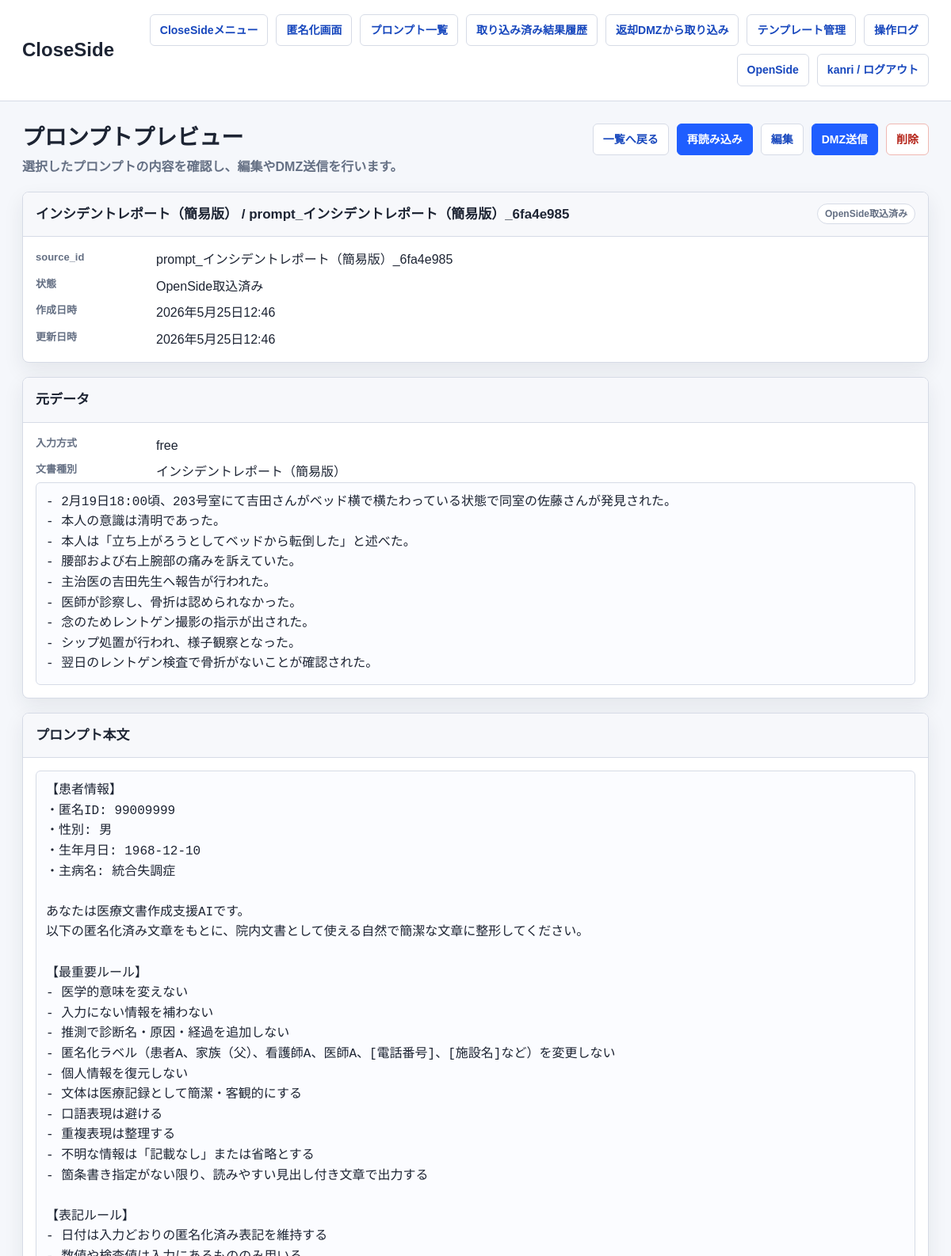
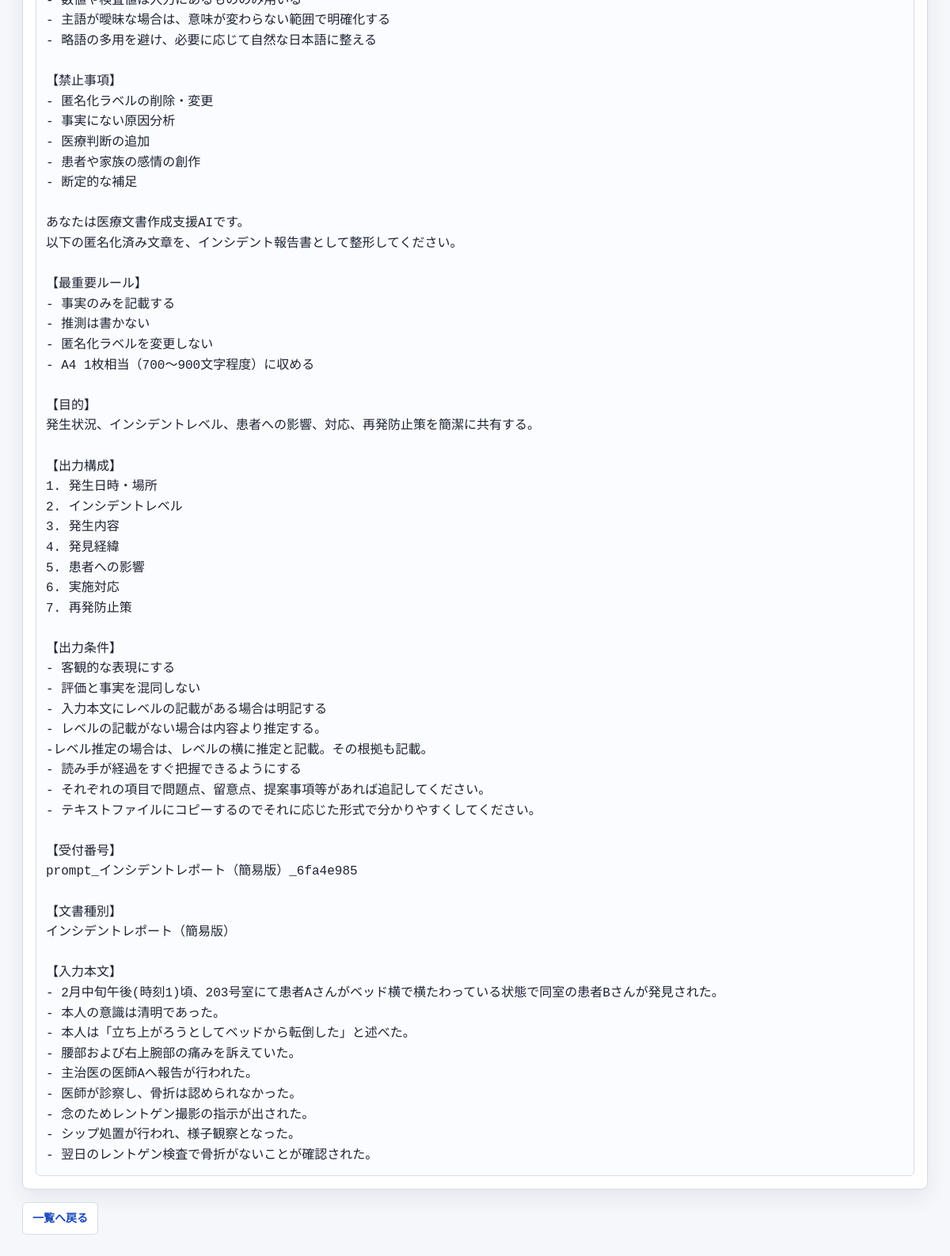
Page /close/prompts/62/ (signed in) on the committed database (2 pictures, top to bottom).
### anonymizer_app/models.py (models this page shows, shortened)
class Prompt(models.Model):
    STATUS_CHOICES = [
        ('draft', '作成済み'),
        ('sent_to_dmz', 'DMZ送信済み'),
        ('imported_to_open', 'OpenSide取込済み'),
    ]
    name = models.CharField(max_length=255)
    content = models.TextField()
    source_input_data = models.JSONField(blank=True, default=dict)
    source_id = models.CharField(max_length=255, blank=True, default='', db_index=True)
    owner = models.ForeignKey(settings.AUTH_USER_MODEL, null=True, blank=True, on_delete=models.SET_NULL)
    status = models.CharField(max_length=32, choices=STATUS_CHOICES, default='draft')
    created_at = models.DateTimeField(default=timezone.now)
    updated_at = models.DateTimeField(auto_now=True)

### close_side/views.py (the view)
# urls.py: path('prompts/<int:pk>/', close_login_required(views.prompt_preview), name='prompt_preview'),
def prompt_preview(request, pk):
    prompt = get_object_or_404(_owned_queryset(Prompt.objects.all(), request.user), pk=pk)
    return render(request, 'anonymizer_app/prompt_preview.html', {'prompt': prompt})

### anonymizer_app/network_policy.py (called while the page is built)
def network_policy() -> dict:
    return getattr(settings, 'NETWORK_POLICY', DEFAULT_NETWORK_POLICY)

def get_client_ip(request) -> str:
    forwarded_for = request.META.get('HTTP_X_FORWARDED_FOR', '')
    if getattr(settings, 'NETWORK_POLICY_TRUST_X_FORWARDED_FOR', True) and forwarded_for:
        return forwarded_for.split(',')[0].strip()
    return request.META.get('REMOTE_ADDR') or ''

def normalize_ip(value: str):
    try:
        return ip_address(value)
    except ValueError:
        return None

def _networks(cidrs: list[str]):
    networks = []
    for cidr in cidrs:
        try:
            networks.append(ip_network(cidr))
        except ValueError:
            continue
    return networks

def side_for_path(path: str) -> str:
    for side, rule in network_policy().items():
        if any(path.startswith(prefix) for prefix in rule.get('paths', [])):
            return side
    return ''

def allowed_cidrs_for_side(side: str) -> list[str]:
    rule = network_policy().get(side, {})
    cidrs = list(rule.get('cidrs', []))
    if getattr(settings, 'NETWORK_POLICY_ALLOW_LOOPBACK', False):
        cidrs.extend(LOOPBACK_CIDRS)
    return cidrs

def is_client_allowed_for_side(client_ip: str, side: str) -> bool:
    parsed = normalize_ip(client_ip)
    if parsed is None:
        return False
    return any(parsed in network for network in _networks(allowed_cidrs_for_side(side)))

    def __call__(self, request):
        side = side_for_path(request.path_info)
        if not side or not getattr(settings, 'NETWORK_POLICY_ENFORCED', True):
            return self.get_response(request)
        client_ip = get_client_ip(request)
        if is_client_allowed_for_side(client_ip, side):
            request.network_segment = side
            request.client_ip = client_ip
            return self.get_response(request)
        self._log_denied_request(request, side, client_ip)
        label = network_policy().get(side, {}).get('label', side)
        return HttpResponseForbidden(f'{label} へのアクセス元ネットワークが許可されていません。')

### close_side/views.py (called while the page is built)
def _is_admin(user) -> bool:
    return bool(user.is_staff or user.is_superuser)

def _owned_queryset(queryset, user):
    if _is_admin(user):
        return queryset
    return queryset.filter(owner=user)

### anonymizer_app/templates/anonymizer_app/prompt_preview.html (shortened to what this page needs)
{% extends "anonymizer_app/base.html" %}
{% block brand %}CloseSide{% endblock %}
{% block page_title %}プロンプトプレビュー{% endblock %}
{% block page_subtitle %}<p class="page-subtitle">選択したプロンプトの内容を確認し、編集やDMZ送信を行います。</p>{% endblock %}
{% block page_actions %}
  <a class="button" href="{% url 'close_side:prompts_list' %}">一覧へ戻る</a>
  {% if prompt.source_input_data %}
    <a class="button primary" href="{% url 'close_side:home' %}?reload_prompt_id={{ prompt.pk }}">再読み込み</a>
  {% endif %}
  <a class="button" href="{% url 'close_side:prompt_edit' pk=prompt.pk %}">編集</a>
  <form class="inline-form" method="post" action="{% url 'close_side:prompt_send_to_dmz' pk=prompt.pk %}">
    <button class="primary" type="submit">DMZ送信</button>
  </form>
  <form class="inline-form" method="post" action="{% url 'close_side:prompt_delete' pk=prompt.pk %}" onsubmit="return confirm('このプロンプトを削除しますか？');">
    <button class="danger" type="submit">削除</button>
  </form>
{% endblock %}
{% block content %}
  <section class="panel">
    <div class="panel-header">
      <h3 class="panel-title">{{ prompt.name }}</h3>
      <span class="badge">{{ prompt.get_status_display }}</span>
    </div>
    <div class="panel-body">
      <dl class="meta-list">
        <dt>source_id</dt><dd>{{ prompt.source_id|default:"-" }}</dd>
        <dt>状態</dt><dd>{{ prompt.get_status_display }}</dd>
        <dt>作成日時</dt><dd>{{ prompt.created_at }}</dd>
        <dt>更新日時</dt><dd>{{ prompt.updated_at }}</dd>
      </dl>
    </div>
  </section>
  <section class="panel">
    <div class="panel-header">
      <h3 class="panel-title">元データ</h3>
    </div>
    <div class="panel-body">
      {% if prompt.source_input_data %}
        <dl class="meta-list">
          <dt>入力方式</dt><dd>{{ prompt.source_input_data.input_mode|default:"-" }}</dd>
          <dt>文書種別</dt><dd>{{ prompt.source_input_data.template_type|default:"-" }}</dd>
        </dl>
        <pre>{{ prompt.source_input_data.text|default:"-" }}</pre>
      {% else %}
        <p class="empty">元データがありません。</p>
      {% endif %}
    </div>
  </section>
  <section class="panel">
    <div class="panel-header">
      <h3 class="panel-title">プロンプト本文</h3>
    </div>
    <div class="panel-body">
      {% if prompt.content %}
        <pre>{{ prompt.content }}</pre>
      {% else %}
        <p class="empty">本文がありません。</p>
      {% endif %}
    </div>
  </section>
  <div class="actions history-preview-actions">
    <a class="button" href="{% url 'close_side:prompts_list' %}">一覧へ戻る</a>
  </div>
{% endblock %}

### anonymizer_app/templates/anonymizer_app/base.html (shortened to what this page needs)
<!DOCTYPE html>
<html lang="ja">
<head>
</head>
<body>
  <header class="app-header">
    <div class="header-inner">
      <h1 class="brand-title">{% block brand %}匿名化システム{% endblock %}</h1>
      <nav class="top-nav" aria-label="主要メニュー">
        {% if request.resolver_match.namespace == 'open_side' %}
          <a class="nav-link" href="{% url 'open_side:menu' %}">OpenSideメニュー</a>
          <a class="nav-link" href="{% url 'open_side:dmz_list' %}">プロンプト一覧</a>
          {% if request.user.is_staff or request.user.is_superuser %}
            <a class="nav-link" href="{% url 'open_side:operation_logs' %}">操作ログ</a>
          {% endif %}
          <a class="nav-link" href="{% url 'close_side:menu' %}">CloseSide</a>
          <form method="post" action="{% url 'open_side:logout' %}">
            {% csrf_token %}
            <button type="submit">{{ request.user.username }} / ログアウト</button>
          </form>
        {% else %}
          <a class="nav-link" href="{% url 'close_side:menu' %}">CloseSideメニュー</a>
          <a class="nav-link" href="{% url 'close_side:home' %}">匿名化画面</a>
          <a class="nav-link" href="{% url 'close_side:prompts_list' %}">プロンプト一覧</a>
          <a class="nav-link" href="{% url 'close_side:result_history_list' %}">取り込み済み結果履歴</a>
          <a class="nav-link" href="{% url 'close_side:result_import_list' %}">返却DMZから取り込み</a>
          <a class="nav-link" href="{% url 'close_side:templates_list' %}">テンプレート管理</a>
          {% if request.user.is_staff or request.user.is_superuser %}
            <a class="nav-link" href="{% url 'close_side:operation_logs' %}">操作ログ</a>
          {% endif %}
          <a class="nav-link" href="{% url 'open_side:menu' %}">OpenSide</a>
          <form method="post" action="{% url 'close_side:logout' %}">
            <button type="submit">{{ request.user.username }} / ログアウト</button>
          </form>
        {% endif %}
      </nav>
    </div>
  </header>
  <main class="content">
    <div class="page-head">
      <div>
        <h2 class="page-title">{% block page_title %}{% endblock %}</h2>
        {% block page_subtitle %}{% endblock %}
      </div>
      <div class="actions">{% block page_actions %}{% endblock %}</div>
    </div>
    {% block content %}{% endblock %}
  </main>
</body>
</html>

### anonymizer_app/templates/anonymizer_app/base.html (style rules this page uses)
* { box-sizing: border-box; }
:root { --bg: #f5f7fb; --panel: #fff; --surface: #f7f8fb; --line: #d6dbe6; --line-strong: #a8b1c2; --text: #1d2433; --muted: #657084; --blue: #1f5eff; --blue-dark: #1747bd; --green: #138a5b; --danger: #b42318; --amber: #a96a00; --shadow: 0 10px 26px rgba(29, 36, 51, 0.08); }
body { margin: 0; background: var(--bg); color: var(--text); font-family: Arial, "Hiragino Kaku Gothic ProN", "Yu Gothic", Meiryo, sans-serif; font-size: 16px; line-height: 1.6; }
a { color: var(--blue-dark); font-weight: 700; text-decoration-thickness: 2px; text-underline-offset: 4px; }
button, input, textarea, select { font: inherit; }
.app-header { position: sticky; top: 0; z-index: 10; border-bottom: 1px solid var(--line); background: rgba(255, 255, 255, 0.94); backdrop-filter: blur(10px); }
.header-inner, .content { max-width: 1240px; margin: 0 auto; padding: 18px 28px; }
.header-inner { display: flex; justify-content: space-between; gap: 20px; align-items: center; }
.brand-title { margin: 0; font-size: 24px; font-weight: 800; letter-spacing: 0; }
.top-nav { display: flex; flex-wrap: wrap; gap: 10px; justify-content: flex-end; align-items: center; }
.top-nav form, .inline-form { margin: 0; display: inline-flex; }
.nav-link, .button, button { display: inline-flex; align-items: center; justify-content: center; min-height: 38px; border: 1px solid var(--line); border-radius: 6px; background: #fff; color: var(--blue-dark); padding: 8px 12px; font-size: 14px; font-weight: 800; text-decoration: none; cursor: pointer; white-space: nowrap; transition: background 120ms ease, border-color 120ms ease, color 120ms ease, transform 120ms ease; }
.primary { border-color: var(--blue); background: var(--blue); color: #fff; }
.danger { border-color: #f0b8b2; color: var(--danger); }
.content { padding-top: 28px; padding-bottom: 40px; }
.page-head { display: flex; justify-content: space-between; gap: 20px; align-items: flex-start; margin-bottom: 18px; }
.page-title { margin: 0; font-size: 28px; line-height: 1.3; }
.page-subtitle { margin: 6px 0 0; color: var(--muted); font-weight: 700; }
.actions { display: flex; flex-wrap: wrap; gap: 10px; align-items: center; }
.panel, .card { border: 1px solid var(--line); border-radius: 8px; background: var(--panel); box-shadow: var(--shadow); overflow: hidden; }
.panel + .panel, .card + .card { margin-top: 18px; }
.panel-header { display: flex; justify-content: space-between; gap: 12px; align-items: center; min-height: 54px; border-bottom: 1px solid var(--line); background: var(--surface); padding: 14px 16px; }
.panel-title { margin: 0; font-size: 17px; font-weight: 800; }
.panel-body pre { margin: 0; }
.panel-body, .card { padding: 16px; }
.history-preview-actions { margin-top: 16px; }
pre { white-space: pre-wrap; word-break: break-word; border: 1px solid var(--line); border-radius: 6px; background: #fbfcff; padding: 12px; overflow: auto; }
.meta-list { display: grid; grid-template-columns: 140px minmax(0, 1fr); gap: 8px 12px; margin: 0; }
.meta-list dt { color: var(--muted); font-size: 13px; font-weight: 800; }
.meta-list dd { margin: 0; word-break: break-word; }
.badge { display: inline-flex; align-items: center; min-height: 26px; border: 1px solid var(--line); border-radius: 999px; background: #fff; color: var(--muted); padding: 2px 9px; font-size: 12px; font-weight: 800; white-space: nowrap; }

### rows in the picture
Prompt: name "インシデントレポート（簡易版） / prompt_インシデントレポート（簡易版）_6fa4e985", status "OpenSide取込済み", source_id "prompt_インシデントレポート（簡易版）_6fa4e985", created_at "2026年5月25日12:46", updated_at "2026年5月25日12:46", source_input_data.input_mode "free", source_input_data.template_type "インシデントレポート（簡易版）", source_input_data.text "- 2月19日18:00頃、203号室にて吉田さんがベッド横で横たわっている状態で同室の佐藤さんが発見された。 - 本人の意識は清明であった。 - 本人は「立ち上がろうとしてベッドから転倒した」と述べた。 - 腰部および右上腕部の痛みを訴えていた。 - 主治医の吉田先生へ報告が行われた。 - 医師が診察し、骨折は認められなかった。 - 念のためレントゲン撮影の指示が出された。 - シップ処置が行われ、様子観察となった。 - 翌日のレントゲン検査で骨折がないことが確認された。", content "【患者情報】 ・匿名ID: 99009999 ・性別: 男 ・生年月日: 1968-12-10 ・主病名: 統合失調症 あなたは医療文書作成支援AIです。 以下の匿名化済み文章をもとに、院内文書として使える自然で簡潔な文章に整形してください。 【最重要ルール】 - 医学的意味を変えない - 入力にない情報を補わない - 推測で診断名・原因・経過を追加しない - 匿名化ラベル（患者A、家族（父）、看護師A、医師A、[電話番号]、[施設名]など）を変更しない - 個人情報を復元しない - 文体は医療記録として簡潔・客観的にする - 口語表現は避ける - 重複表現は整理する - 不明な情報は「記載なし」または省略とする - 箇条書き指定がない限り、読みやすい見出し付き文章で出力する 【表記ルール】 - 日付は入力どおりの匿名化済み表記を維持する - 数値や検査値は入力にあるもののみ用いる - 主語が曖昧な場合は、意味が変わらない範囲で明確化する - 略語の多用を避け、必要に応じて自然な日本語に整える 【禁止事項】 - 匿名化ラベルの削除・変更 - 事実にない原因分析 - 医療判断の追加 - 患者や家族の感情の創作 - 断定的な補足 あなたは医療文書作成支援AIです。 以下の匿名化済み文章を、インシデント報告書として整形してください。 【最重要ルール】 - 事実のみを記載する - 推測は書かない - 匿名化ラベルを変更しない - A4 1枚相当（700〜900文字程度）に収める 【目的】 発生状況、インシデントレベル、患者への影響、対応、再発防止策を簡潔に共有する。 【出力構成】…"

### other values in the picture
{{ request.user.username }} "kanri"
